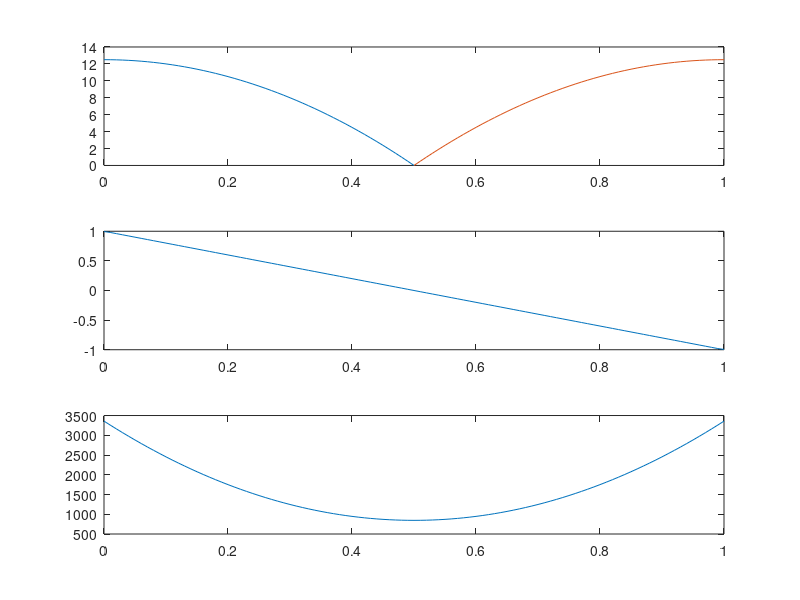
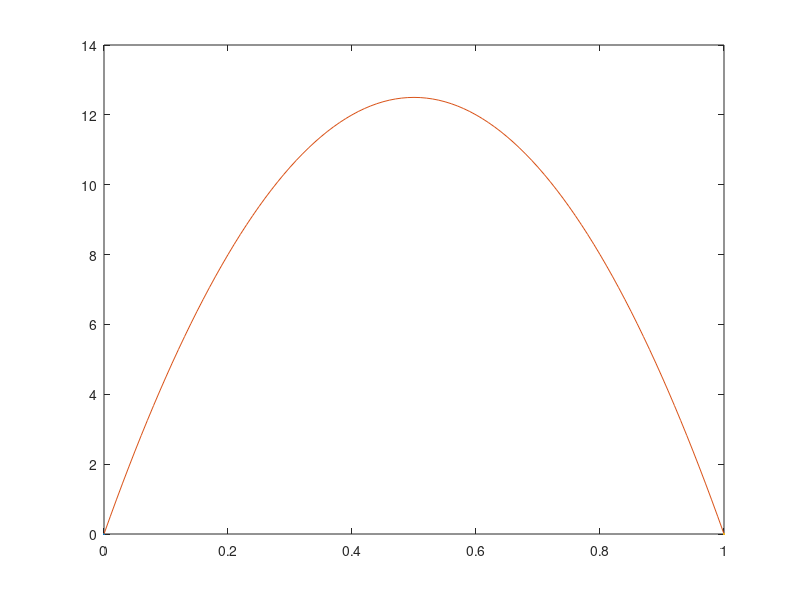
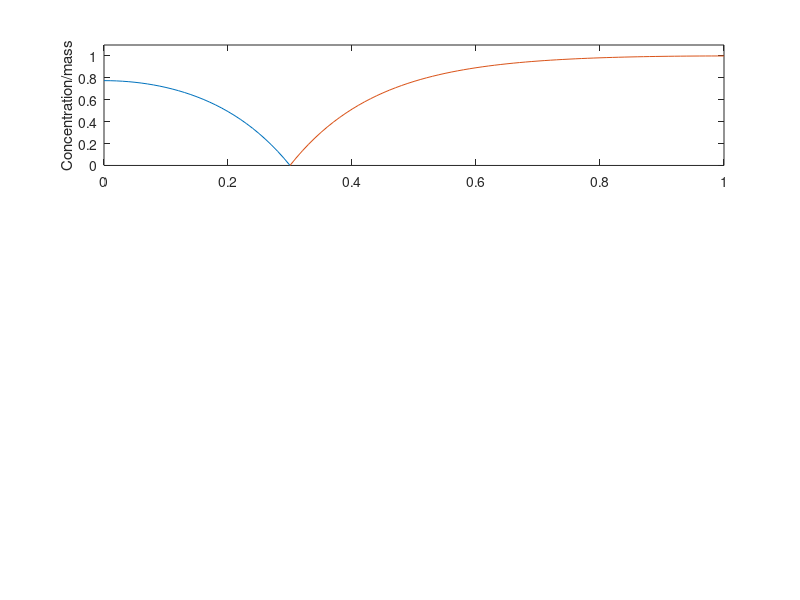
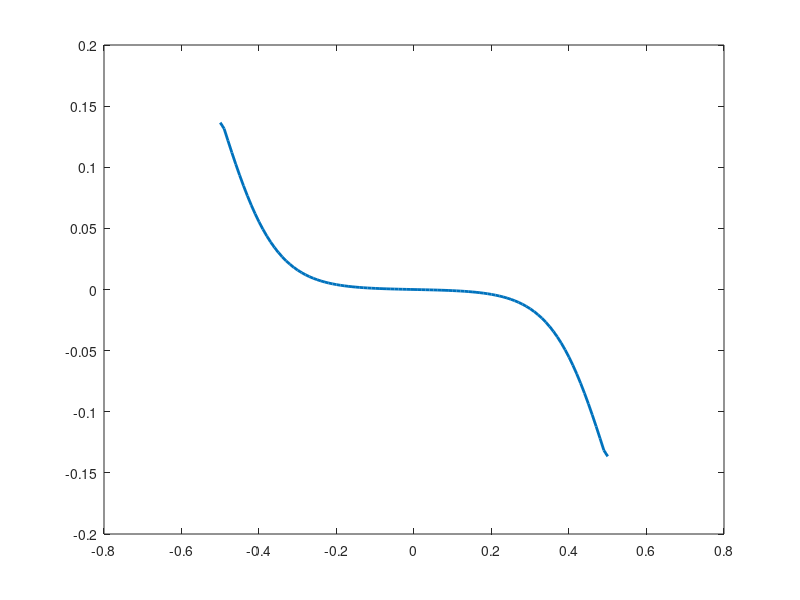

Reproduce these figures in MATLAB, in order. (Note: this script raises an error after producing the figures.)

L=1;


kp=1;%production rate
D=0.01;%diffusion constant
C=kp/(2*D);

figure(1)

xp=0.5; %plasmid position
xl=0:0.01:xp;
xr=xp:0.01:L;
subplot(3,1,1)
Al=C*(xp^2-xl.^2);
Ar=C*((L-xp)^2-(L-xr).^2);
plot(xl,Al,xr,Ar)
%ylim([0,1.1])


subplot(3,1,2)

dflux=[];
Atot=[];
for xp=0:0.01:1
xl=0:0.01:xp;
xr=xp:0.01:L;
Al=C*(xp^2-xl.^2);
Ar=C*((L-xp)^2-(L-xr).^2);
fluxL=D*abs(gradient(Al))/0.01;
fluxR=D*abs(gradient(Ar))/0.01;
dflux=[dflux fluxR(1)-fluxL(end)];
Atot=[Atot sum([Al,Ar])];
end

plot(0:0.01:1,dflux)
subplot(3,1,3)
plot(0:0.01:1,Atot)


figure(2)

%%with 2 sinks
xp1=0;
xp2=1;
x1=0:0.01:xp1;
x2=xp1:0.01:xp2;
x3=xp2:0.01:L;

A1=C*(xp1^2-x1.^2);
A2=C*(-x2.^2+(xp1+xp2)*x2-xp1*xp2);
A3=C*((L-xp2)^2-(L-x3).^2);

plot(x1,A1,x2,A2,x3,A3);
sum([A1,A2,A3])


figure(3)
%%with global unbinding/degredation

xp=0.3; %plasmid position
xl=0:0.01:xp;
xr=xp:0.01:L;

kp=1;%production rate
d=1;%global degradation rate
lengthscale=0.2;
d=2*D/(lengthscale^2);
%sqrt(2*D/d)

Al=kp/d-kp/d*(exp(sqrt(d/D)*xl)+exp(-sqrt(d/D)*xl))/(exp(sqrt(d/D)*xp)+exp(-sqrt(d/D)*xp));
Ar=kp/d-kp/d*(exp(sqrt(d/D)*(xr-L))+exp(-sqrt(d/D)*(xr-L)))/(exp(sqrt(d/D)*(xp-L))+exp(-sqrt(d/D)*(xp-L)));
m=max([Al,Ar]);
Al=Al/m;
Ar=Ar/m;

subplot(3,1,1)

plot(xl,Al,xr,Ar)
ylim([0,1.1])
ylabel('Concentration/mass')

% subplot(3,1,2)
figure(4)
dflux=[];
Atot=[];
for xp=0:0.01:1
xl=0:0.01:xp;
xr=xp:0.01:L;
Al=kp/d-kp/d*(exp(sqrt(d/D)*xl)+exp(-sqrt(d/D)*xl))/(exp(sqrt(d/D)*xp)+exp(-sqrt(d/D)*xp));
Ar=kp/d-kp/d*(exp(sqrt(d/D)*(xr-L))+exp(-sqrt(d/D)*(xr-L)))/(exp(sqrt(d/D)*(xp-L))+exp(-sqrt(d/D)*(xp-L)));
fluxL=D*abs(gradient(Al))/0.01;
fluxR=D*abs(gradient(Ar))/0.01;
dflux=[dflux fluxR(1)-fluxL(end)];
Atot=[Atot sum([Al,Ar])];

end
x = 0:0.01:1;
x = x-0.5;
plot(x,dflux,'LineWidth',2)
% ylabel('Flux differential')
% xlabel('x')
ax = gca;
ax.XAxisLocation = 'origin';
ax.YAxisLocation = 'origin';
% subplot(3,1,3)
% plot(0:0.01:1,Atot)
% ylabel('Total mass')